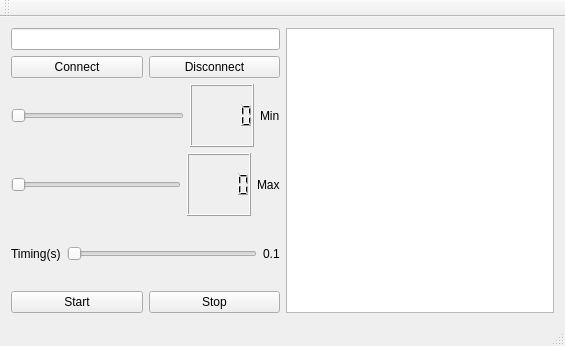
<?xml version="1.0" encoding="UTF-8"?>
<ui version="4.0">
 <class>MainWindow</class>
 <widget class="QMainWindow" name="MainWindow">
  <property name="geometry">
   <rect>
    <x>0</x>
    <y>0</y>
    <width>565</width>
    <height>346</height>
   </rect>
  </property>
  <property name="windowTitle">
   <string>MainWindow</string>
  </property>
  <widget class="QWidget" name="centralWidget">
   <layout class="QHBoxLayout" name="horizontalLayout_7">
    <item>
     <layout class="QHBoxLayout" name="horizontalLayout_6">
      <item>
       <layout class="QVBoxLayout" name="verticalLayout">
        <item>
         <widget class="QLineEdit" name="lineEdit"/>
        </item>
        <item>
         <layout class="QHBoxLayout" name="horizontalLayout_5">
          <item>
           <widget class="QPushButton" name="pushButtonConnect">
            <property name="text">
             <string>Connect</string>
            </property>
           </widget>
          </item>
          <item>
           <widget class="QPushButton" name="pushButtonDisconnect">
            <property name="text">
             <string>Disconnect</string>
            </property>
           </widget>
          </item>
         </layout>
        </item>
        <item>
         <layout class="QHBoxLayout" name="horizontalLayout_4">
          <item>
           <widget class="QSlider" name="horizontalSlider">
            <property name="orientation">
             <enum>Qt::Horizontal</enum>
            </property>
           </widget>
          </item>
          <item>
           <widget class="QLCDNumber" name="lcdMin"/>
          </item>
          <item>
           <widget class="QLabel" name="label_3">
            <property name="text">
             <string>Min</string>
            </property>
           </widget>
          </item>
         </layout>
        </item>
        <item>
         <layout class="QHBoxLayout" name="horizontalLayout_3">
          <item>
           <widget class="QSlider" name="horizontalSlider_2">
            <property name="orientation">
             <enum>Qt::Horizontal</enum>
            </property>
           </widget>
          </item>
          <item>
           <widget class="QLCDNumber" name="lcdMax"/>
          </item>
          <item>
           <widget class="QLabel" name="label_4">
            <property name="text">
             <string>Max</string>
            </property>
           </widget>
          </item>
         </layout>
        </item>
        <item>
         <layout class="QHBoxLayout" name="horizontalLayout_2">
          <item>
           <widget class="QLabel" name="label">
            <property name="text">
             <string>Timing(s)</string>
            </property>
           </widget>
          </item>
          <item>
           <widget class="QSlider" name="horizontalSliderTiming">
            <property name="minimum">
             <number>1</number>
            </property>
            <property name="maximum">
             <number>100</number>
            </property>
            <property name="orientation">
             <enum>Qt::Horizontal</enum>
            </property>
           </widget>
          </item>
          <item>
           <widget class="QLabel" name="labelTiming">
            <property name="text">
             <string>0.1</string>
            </property>
           </widget>
          </item>
         </layout>
        </item>
        <item>
         <layout class="QHBoxLayout" name="horizontalLayout">
          <item>
           <widget class="QPushButton" name="pushButtonPut">
            <property name="text">
             <string>Start</string>
            </property>
           </widget>
          </item>
          <item>
           <widget class="QPushButton" name="pushButtonStop">
            <property name="text">
             <string>Stop</string>
            </property>
           </widget>
          </item>
         </layout>
        </item>
       </layout>
      </item>
      <item>
       <widget class="QTextBrowser" name="DisplayData"/>
      </item>
     </layout>
    </item>
   </layout>
  </widget>
  <widget class="QMenuBar" name="menuBar">
   <property name="geometry">
    <rect>
     <x>0</x>
     <y>0</y>
     <width>565</width>
     <height>21</height>
    </rect>
   </property>
  </widget>
  <widget class="QToolBar" name="mainToolBar">
   <attribute name="toolBarArea">
    <enum>TopToolBarArea</enum>
   </attribute>
   <attribute name="toolBarBreak">
    <bool>false</bool>
   </attribute>
  </widget>
  <widget class="QStatusBar" name="statusBar"/>
 </widget>
 <layoutdefault spacing="6" margin="11"/>
 <resources/>
 <connections>
  <connection>
   <sender>horizontalSlider</sender>
   <signal>valueChanged(int)</signal>
   <receiver>lcdMin</receiver>
   <slot>display(int)</slot>
   <hints>
    <hint type="sourcelabel">
     <x>75</x>
     <y>140</y>
    </hint>
    <hint type="destinationlabel">
     <x>243</x>
     <y>145</y>
    </hint>
   </hints>
  </connection>
  <connection>
   <sender>horizontalSlider_2</sender>
   <signal>valueChanged(int)</signal>
   <receiver>lcdMax</receiver>
   <slot>display(int)</slot>
   <hints>
    <hint type="sourcelabel">
     <x>170</x>
     <y>191</y>
    </hint>
    <hint type="destinationlabel">
     <x>248</x>
     <y>194</y>
    </hint>
   </hints>
  </connection>
 </connections>
</ui>
